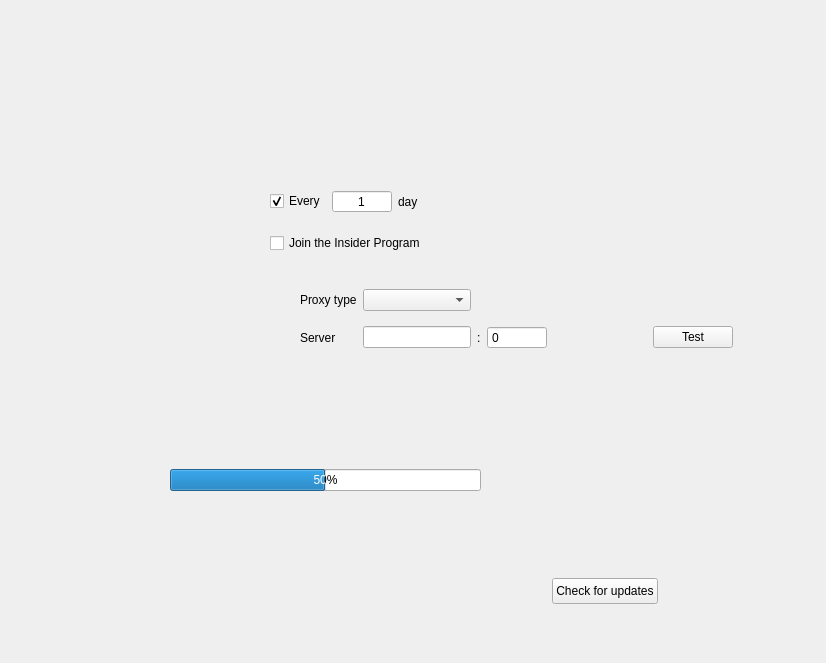
<?xml version="1.0" encoding="UTF-8"?>
<ui version="4.0">
 <class>SubUpdate</class>
 <widget class="QWidget" name="SubUpdate">
  <property name="geometry">
   <rect>
    <x>0</x>
    <y>0</y>
    <width>826</width>
    <height>663</height>
   </rect>
  </property>
  <property name="windowTitle">
   <string>Form</string>
  </property>
  <widget class="QWidget" name="downProgessDlg" native="true">
   <property name="geometry">
    <rect>
     <x>170</x>
     <y>430</y>
     <width>311</width>
     <height>61</height>
    </rect>
   </property>
   <layout class="QVBoxLayout" name="verticalLayout">
    <property name="leftMargin">
     <number>0</number>
    </property>
    <property name="topMargin">
     <number>0</number>
    </property>
    <property name="rightMargin">
     <number>0</number>
    </property>
    <property name="bottomMargin">
     <number>0</number>
    </property>
    <item>
     <widget class="QLabel" name="labDown">
      <property name="text">
       <string/>
      </property>
     </widget>
    </item>
    <item>
     <widget class="QProgressBar" name="progressBar">
      <property name="value">
       <number>50</number>
      </property>
      <property name="invertedAppearance">
       <bool>false</bool>
      </property>
     </widget>
    </item>
   </layout>
  </widget>
  <widget class="QWidget" name="dlg_check_btn" native="true">
   <property name="geometry">
    <rect>
     <x>0</x>
     <y>578</y>
     <width>658</width>
     <height>26</height>
    </rect>
   </property>
   <property name="sizePolicy">
    <sizepolicy hsizetype="Preferred" vsizetype="Preferred">
     <horstretch>0</horstretch>
     <verstretch>0</verstretch>
    </sizepolicy>
   </property>
   <layout class="QHBoxLayout" name="horizontalLayout">
    <property name="leftMargin">
     <number>0</number>
    </property>
    <property name="topMargin">
     <number>0</number>
    </property>
    <property name="rightMargin">
     <number>0</number>
    </property>
    <property name="bottomMargin">
     <number>0</number>
    </property>
    <item>
     <widget class="QToolButton" name="tbDownUrl">
      <property name="toolTip">
       <string>Manual website download</string>
      </property>
      <property name="statusTip">
       <string>Manual website download</string>
      </property>
      <property name="text">
       <string/>
      </property>
      <property name="icon">
       <iconset resource="../../capturer.qrc">
        <normaloff>:/icons/setting/cloud_download</normaloff>:/icons/setting/cloud_download</iconset>
      </property>
      <property name="autoRepeat">
       <bool>false</bool>
      </property>
      <property name="autoRaise">
       <bool>true</bool>
      </property>
     </widget>
    </item>
    <item>
     <spacer name="horizontalSpacer_4">
      <property name="orientation">
       <enum>Qt::Orientation::Horizontal</enum>
      </property>
      <property name="sizeHint" stdset="0">
       <size>
        <width>490</width>
        <height>1</height>
       </size>
      </property>
     </spacer>
    </item>
    <item>
     <widget class="QPushButton" name="btnCheckUpdate">
      <property name="enabled">
       <bool>true</bool>
      </property>
      <property name="sizePolicy">
       <sizepolicy hsizetype="Minimum" vsizetype="Preferred">
        <horstretch>0</horstretch>
        <verstretch>0</verstretch>
       </sizepolicy>
      </property>
      <property name="text">
       <string>Check for updates</string>
      </property>
     </widget>
    </item>
   </layout>
  </widget>
  <widget class="QWidget" name="dlg_proxy" native="true">
   <property name="geometry">
    <rect>
     <x>300</x>
     <y>280</y>
     <width>433</width>
     <height>79</height>
    </rect>
   </property>
   <layout class="QGridLayout" name="gridLayout">
    <item row="0" column="0">
     <widget class="QLabel" name="label_3">
      <property name="text">
       <string>Proxy type</string>
      </property>
     </widget>
    </item>
    <item row="0" column="1">
     <widget class="QComboBox" name="cbbProxyType"/>
    </item>
    <item row="1" column="0">
     <widget class="QLabel" name="label_4">
      <property name="text">
       <string>Server</string>
      </property>
     </widget>
    </item>
    <item row="1" column="1">
     <widget class="QLineEdit" name="leIP"/>
    </item>
    <item row="1" column="2">
     <widget class="QLabel" name="label_5">
      <property name="text">
       <string notr="true">:</string>
      </property>
     </widget>
    </item>
    <item row="1" column="3">
     <widget class="QSpinBox" name="sbPort">
      <property name="minimumSize">
       <size>
        <width>60</width>
        <height>0</height>
       </size>
      </property>
      <property name="frame">
       <bool>true</bool>
      </property>
      <property name="buttonSymbols">
       <enum>QAbstractSpinBox::ButtonSymbols::NoButtons</enum>
      </property>
      <property name="maximum">
       <number>65535</number>
      </property>
      <property name="singleStep">
       <number>1</number>
      </property>
     </widget>
    </item>
    <item row="1" column="4">
     <spacer name="horizontalSpacer_2">
      <property name="orientation">
       <enum>Qt::Orientation::Horizontal</enum>
      </property>
      <property name="sizeHint" stdset="0">
       <size>
        <width>40</width>
        <height>1</height>
       </size>
      </property>
     </spacer>
    </item>
    <item row="1" column="5">
     <widget class="QPushButton" name="btnTest">
      <property name="enabled">
       <bool>true</bool>
      </property>
      <property name="text">
       <string>Test</string>
      </property>
     </widget>
    </item>
   </layout>
  </widget>
  <widget class="QWidget" name="dlg_check_update" native="true">
   <property name="geometry">
    <rect>
     <x>270</x>
     <y>190</y>
     <width>281</width>
     <height>77</height>
    </rect>
   </property>
   <layout class="QGridLayout" name="gridLayout_2">
    <item row="0" column="0">
     <widget class="QCheckBox" name="cbAutoCheckUpdate">
      <property name="text">
       <string>Every</string>
      </property>
      <property name="checked">
       <bool>true</bool>
      </property>
     </widget>
    </item>
    <item row="0" column="1">
     <widget class="QSpinBox" name="sbDay">
      <property name="minimumSize">
       <size>
        <width>60</width>
        <height>0</height>
       </size>
      </property>
      <property name="wrapping">
       <bool>false</bool>
      </property>
      <property name="frame">
       <bool>true</bool>
      </property>
      <property name="alignment">
       <set>Qt::AlignmentFlag::AlignCenter</set>
      </property>
      <property name="buttonSymbols">
       <enum>QAbstractSpinBox::ButtonSymbols::NoButtons</enum>
      </property>
      <property name="minimum">
       <number>1</number>
      </property>
      <property name="maximum">
       <number>30</number>
      </property>
      <property name="value">
       <number>1</number>
      </property>
     </widget>
    </item>
    <item row="0" column="2">
     <widget class="QLabel" name="label_6">
      <property name="text">
       <string>day</string>
      </property>
     </widget>
    </item>
    <item row="0" column="3">
     <spacer name="horizontalSpacer_3">
      <property name="orientation">
       <enum>Qt::Orientation::Horizontal</enum>
      </property>
      <property name="sizeHint" stdset="0">
       <size>
        <width>470</width>
        <height>1</height>
       </size>
      </property>
     </spacer>
    </item>
    <item row="1" column="0" colspan="4">
     <widget class="QCheckBox" name="cbJoinInsiderProgram">
      <property name="sizePolicy">
       <sizepolicy hsizetype="Minimum" vsizetype="Preferred">
        <horstretch>0</horstretch>
        <verstretch>0</verstretch>
       </sizepolicy>
      </property>
      <property name="text">
       <string>Join the Insider Program</string>
      </property>
      <property name="checked">
       <bool>false</bool>
      </property>
     </widget>
    </item>
   </layout>
  </widget>
 </widget>
 <resources>
  <include location="../../capturer.qrc"/>
 </resources>
 <connections/>
</ui>
